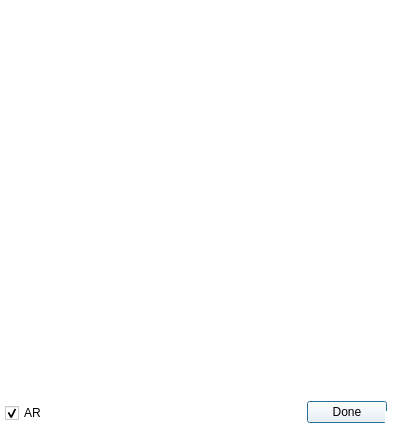
<?xml version="1.0" encoding="UTF-8"?>
<ui version="4.0">
 <class>PreviewDialog</class>
 <widget class="QDialog" name="PreviewDialog">
  <property name="windowModality">
   <enum>Qt::ApplicationModal</enum>
  </property>
  <property name="geometry">
   <rect>
    <x>0</x>
    <y>0</y>
    <width>402</width>
    <height>428</height>
   </rect>
  </property>
  <property name="minimumSize">
   <size>
    <width>10</width>
    <height>10</height>
   </size>
  </property>
  <property name="windowTitle">
   <string>Preview</string>
  </property>
  <property name="autoFillBackground">
   <bool>true</bool>
  </property>
  <property name="styleSheet">
   <string notr="true">background-color: rgb(255, 255, 255);</string>
  </property>
  <property name="sizeGripEnabled">
   <bool>true</bool>
  </property>
  <property name="modal">
   <bool>true</bool>
  </property>
  <layout class="QVBoxLayout" name="verticalLayout">
   <property name="spacing">
    <number>5</number>
   </property>
   <property name="leftMargin">
    <number>0</number>
   </property>
   <property name="topMargin">
    <number>0</number>
   </property>
   <property name="rightMargin">
    <number>0</number>
   </property>
   <property name="bottomMargin">
    <number>0</number>
   </property>
   <item>
    <widget class="QLabel" name="imagePreviewLabel">
     <property name="sizePolicy">
      <sizepolicy hsizetype="MinimumExpanding" vsizetype="MinimumExpanding">
       <horstretch>0</horstretch>
       <verstretch>0</verstretch>
      </sizepolicy>
     </property>
     <property name="frameShape">
      <enum>QFrame::Box</enum>
     </property>
     <property name="frameShadow">
      <enum>QFrame::Plain</enum>
     </property>
     <property name="lineWidth">
      <number>0</number>
     </property>
     <property name="text">
      <string/>
     </property>
    </widget>
   </item>
   <item>
    <layout class="QHBoxLayout" name="horizontalLayout">
     <property name="spacing">
      <number>5</number>
     </property>
     <property name="leftMargin">
      <number>5</number>
     </property>
     <property name="topMargin">
      <number>5</number>
     </property>
     <property name="rightMargin">
      <number>15</number>
     </property>
     <property name="bottomMargin">
      <number>5</number>
     </property>
     <item alignment="Qt::AlignLeft|Qt::AlignBottom">
      <widget class="QCheckBox" name="aspectratioCheckBox">
       <property name="text">
        <string>AR</string>
       </property>
       <property name="checked">
        <bool>true</bool>
       </property>
      </widget>
     </item>
     <item alignment="Qt::AlignRight|Qt::AlignBottom">
      <widget class="QPushButton" name="doneButton">
       <property name="sizePolicy">
        <sizepolicy hsizetype="Fixed" vsizetype="Fixed">
         <horstretch>0</horstretch>
         <verstretch>0</verstretch>
        </sizepolicy>
       </property>
       <property name="text">
        <string>Done</string>
       </property>
      </widget>
     </item>
    </layout>
   </item>
  </layout>
 </widget>
 <resources/>
 <connections/>
</ui>
